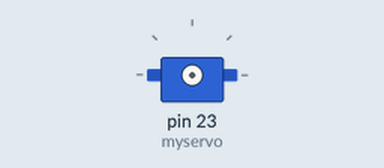
The sketch below on a simulated Arduino Mega 2560, built with avr-gcc and run on an emulated ATmega2560. On the bench: servo.

Above: at 0.1 s.
At 17.4 s:
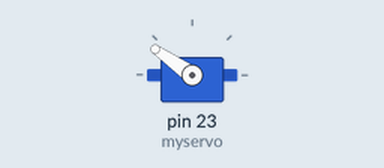
Timing chart, 0 to 18.9 s (numbered marks = the images above):
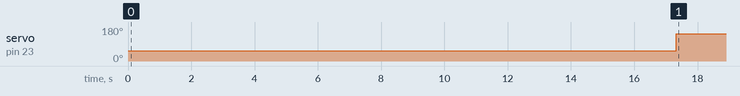

Measured:
- by itself, servo on pin 23 (myservo): 55° → 145° at 17.3 s

The sketch:

MotorCodeCapStone.ino
```cpp
// Motor
    // Motor data sheet: http://support.robotis.com/en/product/actuator/dynamixel/ax_series/dxl_ax_actuator.htm
    // RS 485 data sheet: https://www.sparkfun.com/datasheets/Components/General/sp3485CN-LTR.pdf
    // level converter data sheet: https://cdn.sparkfun.com/datasheets/BreakoutBoards/BSS138.pdf
#include "DynamixelControl.h"
#include <Servo.h>
Servo myservo;
DynamixelControl3 DmC;
  byte Left = 40;
  byte Right = 20;
  byte Front = 10;
  byte Back = 30;

  int rate = 700;

  void setup(){
  //DmC.setID(1,40); this was used to program the motors
  DmC.begin(1000000, 6);
  delay(10);
  DmC.enableTorque(Right, ON);
  DmC.enableTorque(Left, ON);
  DmC.enableTorque(Front, ON);
  DmC.enableTorque(Back, ON);
  DmC.freeRotation(Right, true);
  DmC.freeRotation(Left, true);
  DmC.freeRotation(Front, true);
  DmC.freeRotation(Back, true);
  DmC.turnVelocity(Right, CW, 0);
  DmC.turnVelocity(Left, CCW, 0);
  DmC.turnVelocity(Front, CW, 0);
  DmC.turnVelocity(Back, CCW, 0);
  DmC.writeLED(Right, OFF);
  DmC.writeLED(Left, OFF);
  DmC.writeLED(Front, OFF);
  DmC.writeLED(Back, OFF);
  myservo.attach(23);// flag raising


 // test run
 myservo.write(55);
 driveForward();
 delay(2100);
 halt();
 driveRight();
 delay(1000);
 halt();
 delay(100);
 /*DmC.turnVelocity(Right, CCW, 350);
 DmC.turnVelocity(Left, CCW, 350);
 DmC.turnVelocity(Front, CCW, 350);
 DmC.turnVelocity(Back, CCW, 350);*/
 delay(20);
 halt();
 driveForward();
 delay(1800);
 halt();
 driveLeft();
 delay(1600);
 halt();
 driveBack();
 delay(2200);
 halt();
 driveRight();
 delay(1700);
 halt();
 myservo.write(145);
  }


// stop all movement
void halt(){
  DmC.turnVelocity(Right, CW, 0);
  DmC.turnVelocity(Left, CW, 0);
  DmC.turnVelocity(Front, CW, 0);
  DmC.turnVelocity(Back, CW, 0);
}
// drive forward constantly
void driveForward() {
  DmC.turnVelocity(Right, CW, rate);
  DmC.turnVelocity(Left, CCW, rate);
  DmC.turnVelocity(Front, CW, 0);
  DmC.turnVelocity(Back, CCW, 0);
}
// drive back constantly
void driveBack() {
  DmC.turnVelocity(Right, CCW, rate);
  DmC.turnVelocity(Left, CW, rate);
  DmC.turnVelocity(Front, CW, 0);
  DmC.turnVelocity(Back, CCW, 0);
}
// drive left constantly
void driveLeft(){
  DmC.turnVelocity(Right, CCW, 0);
  DmC.turnVelocity(Left, CW, 0);
  DmC.turnVelocity(Front, CW, rate);
  DmC.turnVelocity(Back, CCW, rate);
}
// drive right constantly
void driveRight(){
  DmC.turnVelocity(Right, CCW, 0);
  DmC.turnVelocity(Left, CW, 0);
  DmC.turnVelocity(Front, CCW, rate);
  DmC.turnVelocity(Back, CW, rate);
}

// drive forward a given distance
void driveForwardDist(int dist) {
  dist = ((dist / 5) * 3); // convets distance given to loops needed
  for ( int i = 0; i < dist; i++) {
  DmC.turnVelocity(Right, CW, 1023);
  DmC.turnVelocity(Left, CCW, 1023);
  DmC.turnVelocity(Front, CW, 0);
  DmC.turnVelocity(Back, CCW, 0);
  } // when done stop
  DmC.turnVelocity(Right, CW, 0);
  DmC.turnVelocity(Left, CCW, 0);
  DmC.turnVelocity(Front, CW, 0);
  DmC.turnVelocity(Back, CCW, 0);
}
// drive backward a given distance
void driveBackDist(int dist) {
  dist = ((dist / 5) * 3); // convets distance given to loops needed
  for ( int i = 0; i < dist; i++) {
  DmC.turnVelocity(Right, CCW, 1023);
  DmC.turnVelocity(Left, CW, 1023);
  DmC.turnVelocity(Front, CW, 0);
  DmC.turnVelocity(Back, CCW, 0);
  } // when done stop
  DmC.turnVelocity(Right, CCW, 0);
  DmC.turnVelocity(Left, CW, 0);
  DmC.turnVelocity(Front, CW, 0);
  DmC.turnVelocity(Back, CCW, 0);
}
// turn right for a given angle
void turnRight(int angle) {
  angle = (angle / 90) * 6; // convert to the proper time
  for (int i = 0; i < angle; i++) {
  DmC.turnVelocity(Right, CCW, 1023);
  DmC.turnVelocity(Left, CCW, 1023);
  DmC.turnVelocity(Front, CCW, 1023);
  DmC.turnVelocity(Back, CCW, 1023);
  } // when done stop
  DmC.turnVelocity(Right, CCW, 0);
  DmC.turnVelocity(Left, CCW, 0);
  DmC.turnVelocity(Front, CCW, 0);
  DmC.turnVelocity(Back, CCW, 0);
}
// turn left for a given angle
void turnLeft(int angle) {
    angle = (angle / 90) * 6; // convert to the proper time
    for (int i = 0; i < angle; i++) {
    DmC.turnVelocity(Right, CW, 1023);
    DmC.turnVelocity(Left, CW, 1023);
    DmC.turnVelocity(Front, CW, 1023);
    DmC.turnVelocity(Back, CW, 1023);
    } // when done stop
    DmC.turnVelocity(Right, CW, 0);
    DmC.turnVelocity(Left, CW, 0);
    DmC.turnVelocity(Front, CW, 0);
    DmC.turnVelocity(Back, CW, 0);
}
void loop(){


}
```

DynamixelControl.h
```cpp
#ifndef DynamixelControl_h
#define DynamixelControl_h

// AX12 EEPROM
#define MODEL_NUMBER_L          	0x00
#define MODEL_NUMBER_H          	0x01
#define VERSION_OF_FIRMWARE			  0x02
#define ID                        0x03
#define BAUD_RATE					        0x04
#define RETURN_DELAY_TIME      		0x05
#define CW_ANGLE_LIMIT_L        	0x06
#define CW_ANGLE_LIMIT_H        	0x07
#define CCW_ANGLE_LIMIT_L       	0x08
#define CCW_ANGLE_LIMIT_H       	0x09
#define RESERVED_1             		0x0A
#define HIGHEST_LIMIT_TEMPERATURE 0x0B
#define LOWEST_LIMIT_VOLTAGE      0x0C
#define HIGHEST_LIMIT_VOLTAGE     0x0D
#define MAX_TORQUE_L             	0x0E
#define MAX_TORQUE_H             	0x0F
#define STATUS_RETURN_LEVEL       0x10
#define ALARM_LED                	0x11
#define ALARM_SHUTDOWN           	0x12
#define RESERVED_2           		  0x13
#define DOWN_CALIBRATION_L       	0x14
#define DOWN_CALIBRATION_H       	0x15
#define UP_CALIBRATION_L         	0x16
#define UP_CALIBRATION_H         	0x17

// AX12 RAM
#define TORQUE_ENABLE            	0x18
#define LED                       0x19
#define CW_COMPLIANCE_MARGIN     	0x1A
#define CCW_COMPLIANCE_MARGIN    	0x1B
#define CW_COMPLIANCE_SLOPE      	0x1C
#define CCW_COMPLIANCE_SLOPE     	0x1D
#define GOAL_POSITION_L          	0x1E
#define GOAL_POSITION_H          	0x1F
#define MOVING_SPEED_L            0x20
#define MOVING_SPEED_H            0x21
#define TORQUE_LIMIT_L           	0x22
#define TORQUE_LIMIT_H           	0x23
#define PRESENT_POSITION_L       	0x24
#define PRESENT_POSITION_H       	0x25
#define PRESENT_SPEED_L          	0x26
#define PRESENT_SPEED_H          	0x27
#define PRESENT_LOAD_L           	0x28
#define PRESENT_LOAD_H           	0x29
#define PRESENT_VOLTAGE          	0x2A
#define PRESENT_TEMPERATURE      	0x2B
#define REGISTERED_INSTRUCTION   	0x2C
#define RESERVED_3               	0x2D
#define MOVING                   	0x2E
#define LOCK                     	0x2F
#define PUNCH_L                  	0x30
#define PUNCH_H                  	0x31

// Status Return Levels
#define RETURN_NONE              	0x00 // no reponse
#define RETURN_READ              	0x01 // respond to READ_DATA only
#define RETURN_ALL               	0x02 // respond to all instructions

// Instruction Set
#define PING                     	0x01 // get status packet
#define READ_DATA                	0x02 // read from control table
#define WRITE_DATA               	0x03 // write to control table
#define REG_WRITE                	0x04 // write but wait for action
#define ACTION                   	0x05 // action
#define RESET                    	0x06 // factory reset
#define SYNC_WRITE               	0x83 // multiple motors

// Others
#define START                     0xFF
#define XMIT                      HIGH
#define RCV                       LOW
#define ON                        1
#define OFF                       0
#define TEN_MILLION_BITS          10000000
#define ONE_BYTE                  1
#define TWO_BYTES                 2
#define THREE_BYTES               3
#define FOUR_BYTES                4
#define LED_LENGTH                4
#define TORQUE_LENGTH             4
#define BUFFER_LENGTH             4
#define MOVE_LENGTH               7
#define BAUD_LENGTH               4
#define ID_LENGTH                 4
#define FREE_ROTATION_LENGTH      5
#define TURN_LENGTH               5
#define STATUS_LENGTH             6
#define PING_LENGTH               2
#define RESET_LENGTH              2
#define POSITION_LENGTH           4
#define SPEED_LENGTH              4
#define LOAD_LENGTH               4
#define VOLTAGE_LENGTH            4
#define TEMPERATURE_LENGTH        4
#define READ_1_BUFFER_LENGTH      7
#define READ_2_BUFFER_LENGTH      8
#define MAX_H                     0x03
#define MAX_L                     0xFF
#define CW                        true
#define CCW                       false

#include <inttypes.h>

class DynamixelControl
{
  public:
	byte DirectionPin;
  int TransmitWaitFactor;

  DynamixelControl();
	~DynamixelControl();
  virtual int readData(byte *, int);
  virtual void writeData(byte *, int);

  virtual void begin(long Baud, byte DirectionPin);
  virtual void end();
  byte writeLED(byte, byte);
  byte enableTorque(byte, byte);
  byte move(byte, int, int = 0x03FF);
  byte setBaud(byte, long);
  byte setID(byte, byte);
  byte freeRotation(byte, bool);
  byte turnVelocity(byte, bool, int);
  byte ping(byte);
  byte reset(byte);
  int readPosition(byte);
  int readSpeed(byte);
  int readLoad(byte);
  int readVoltage(byte);
  int readTemperature(byte);
};

class DynamixelControl1: public DynamixelControl
{
  public:
	int readData(byte *, int);
	void writeData(byte *, int);


	DynamixelControl1();
	~DynamixelControl1();
  void begin(long Baud, byte DirectionPin);
  void end();
};

class DynamixelControl2: public DynamixelControl
{
	public:
	int readData(byte *, int);
	void writeData(byte *, int);

	DynamixelControl2();
	~DynamixelControl2();
  void begin(long Baud, byte DirectionPin);
  void end();
};

class DynamixelControl3: public DynamixelControl
{
  public:
	int readData(byte *, int);
	void writeData(byte *, int);

	DynamixelControl3();
	~DynamixelControl3();
  void begin(long Baud, byte DirectionPin);
  void end();
};

#endif
```

Source omitted: DynamixelControl.cpp (15085 bytes)
